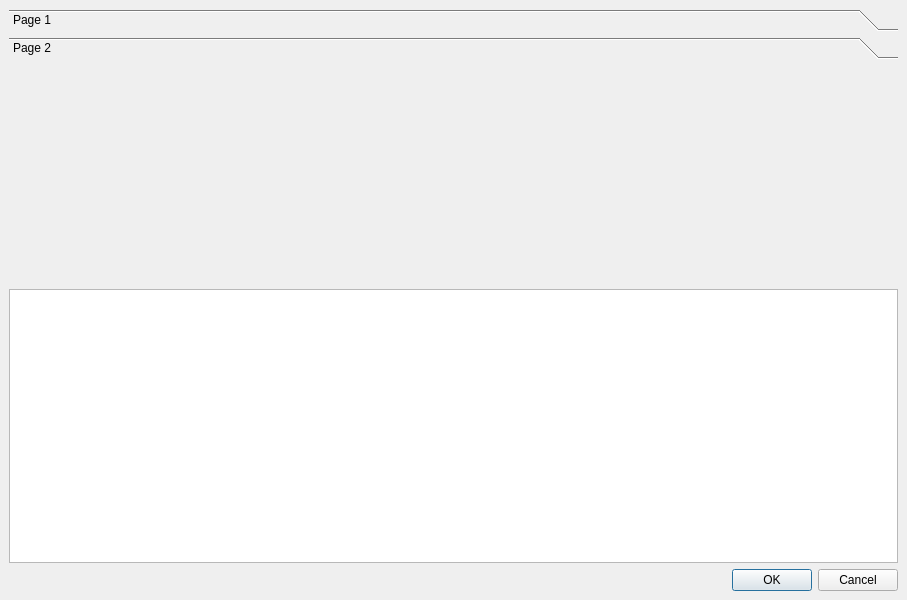
<?xml version="1.0" encoding="UTF-8"?>
<ui version="4.0">
 <class>MainWindow</class>
 <widget class="QMainWindow" name="MainWindow">
  <property name="geometry">
   <rect>
    <x>0</x>
    <y>0</y>
    <width>907</width>
    <height>600</height>
   </rect>
  </property>
  <property name="windowTitle">
   <string>MainWindow</string>
  </property>
  <widget class="QWidget" name="centralwidget">
   <layout class="QGridLayout" name="gridLayout">
    <item row="2" column="0">
     <widget class="QDialogButtonBox" name="buttonBox">
      <property name="standardButtons">
       <set>QDialogButtonBox::Cancel|QDialogButtonBox::Ok</set>
      </property>
     </widget>
    </item>
    <item row="1" column="0">
     <widget class="QListView" name="listView">
      <property name="autoScrollMargin">
       <number>16</number>
      </property>
     </widget>
    </item>
    <item row="0" column="0">
     <widget class="QToolBox" name="toolBox">
      <property name="currentIndex">
       <number>1</number>
      </property>
      <widget class="QWidget" name="page">
       <property name="geometry">
        <rect>
         <x>0</x>
         <y>0</y>
         <width>889</width>
         <height>220</height>
        </rect>
       </property>
       <attribute name="label">
        <string>Page 1</string>
       </attribute>
      </widget>
      <widget class="QWidget" name="page_2">
       <property name="geometry">
        <rect>
         <x>0</x>
         <y>0</y>
         <width>889</width>
         <height>220</height>
        </rect>
       </property>
       <attribute name="label">
        <string>Page 2</string>
       </attribute>
      </widget>
     </widget>
    </item>
   </layout>
  </widget>
 </widget>
 <resources/>
 <connections/>
</ui>
